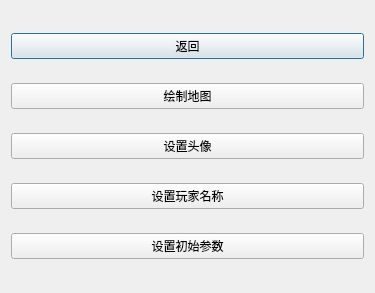
<?xml version="1.0" encoding="UTF-8"?>
<ui version="4.0">
 <class>Settings</class>
 <widget class="QDialog" name="Settings">
  <property name="geometry">
   <rect>
    <x>0</x>
    <y>0</y>
    <width>375</width>
    <height>293</height>
   </rect>
  </property>
  <property name="windowTitle">
   <string> 设置</string>
  </property>
  <layout class="QVBoxLayout" name="verticalLayout_2">
   <item>
    <layout class="QVBoxLayout" name="verticalLayout">
     <item>
      <widget class="QPushButton" name="backButton">
       <property name="sizePolicy">
        <sizepolicy hsizetype="Expanding" vsizetype="Fixed">
         <horstretch>0</horstretch>
         <verstretch>0</verstretch>
        </sizepolicy>
       </property>
       <property name="text">
        <string>返回</string>
       </property>
      </widget>
     </item>
     <item>
      <spacer name="verticalSpacer_2">
       <property name="orientation">
        <enum>Qt::Vertical</enum>
       </property>
       <property name="sizeType">
        <enum>QSizePolicy::Fixed</enum>
       </property>
       <property name="sizeHint" stdset="0">
        <size>
         <width>20</width>
         <height>18</height>
        </size>
       </property>
      </spacer>
     </item>
     <item>
      <widget class="QPushButton" name="mapButton">
       <property name="sizePolicy">
        <sizepolicy hsizetype="Expanding" vsizetype="Fixed">
         <horstretch>0</horstretch>
         <verstretch>0</verstretch>
        </sizepolicy>
       </property>
       <property name="text">
        <string>绘制地图</string>
       </property>
      </widget>
     </item>
     <item>
      <spacer name="verticalSpacer">
       <property name="orientation">
        <enum>Qt::Vertical</enum>
       </property>
       <property name="sizeType">
        <enum>QSizePolicy::Fixed</enum>
       </property>
       <property name="sizeHint" stdset="0">
        <size>
         <width>20</width>
         <height>18</height>
        </size>
       </property>
      </spacer>
     </item>
     <item>
      <widget class="QPushButton" name="setpicButton">
       <property name="text">
        <string>设置头像</string>
       </property>
      </widget>
     </item>
     <item>
      <spacer name="verticalSpacer_3">
       <property name="orientation">
        <enum>Qt::Vertical</enum>
       </property>
       <property name="sizeType">
        <enum>QSizePolicy::Fixed</enum>
       </property>
       <property name="sizeHint" stdset="0">
        <size>
         <width>20</width>
         <height>18</height>
        </size>
       </property>
      </spacer>
     </item>
     <item>
      <widget class="QPushButton" name="setnameButton">
       <property name="text">
        <string>设置玩家名称</string>
       </property>
      </widget>
     </item>
     <item>
      <spacer name="verticalSpacer_4">
       <property name="orientation">
        <enum>Qt::Vertical</enum>
       </property>
       <property name="sizeType">
        <enum>QSizePolicy::Fixed</enum>
       </property>
       <property name="sizeHint" stdset="0">
        <size>
         <width>20</width>
         <height>18</height>
        </size>
       </property>
      </spacer>
     </item>
     <item>
      <widget class="QPushButton" name="initialmapButton">
       <property name="text">
        <string>设置初始参数</string>
       </property>
      </widget>
     </item>
    </layout>
   </item>
  </layout>
 </widget>
 <resources/>
 <connections/>
</ui>
